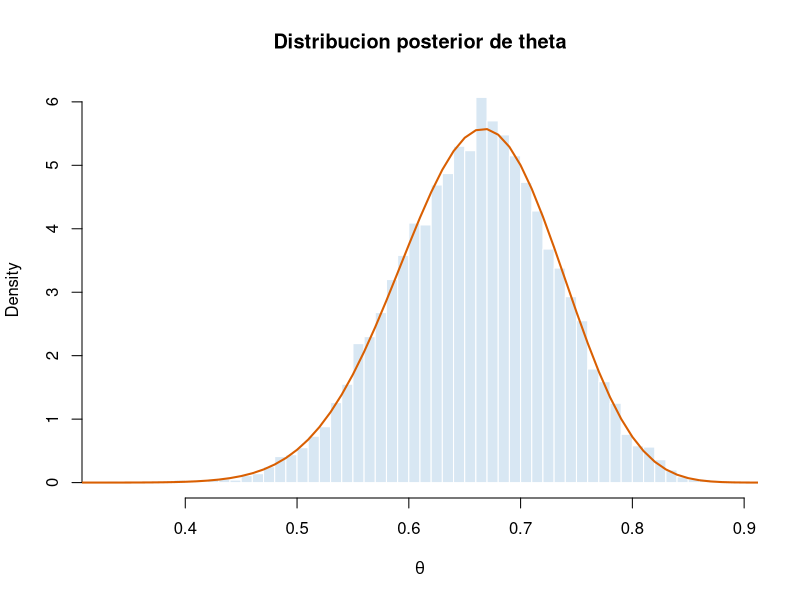

Reproduce this figure in R.
## ---- chunk 1
set.seed(123)

n <- 40
y <- 27
a <- 2
b <- 2

post_a <- a + y
post_b <- b + n - y

muestras <- rbeta(10000, shape1 = post_a, shape2 = post_b)

media_posterior <- mean(muestras)
intervalo_credibilidad <- quantile(muestras, probs = c(0.025, 0.975))

media_posterior
intervalo_credibilidad
## ---- chunk 2
hist(
  muestras,
  breaks = 40,
  probability = TRUE,
  col = "#d8e7f3",
  border = "white",
  main = "Distribucion posterior de theta",
  xlab = expression(theta)
)

curve(
  dbeta(x, post_a, post_b),
  from = 0,
  to = 1,
  add = TRUE,
  col = "#d95f02",
  lwd = 2
)
## ---- chunk 3
mean(muestras > 0.6)
